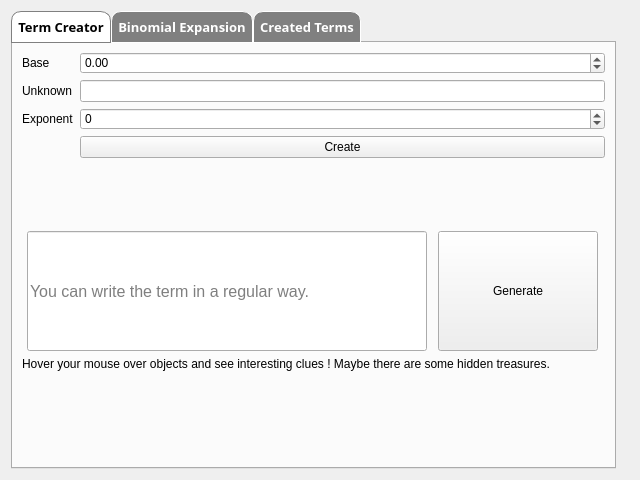
<?xml version="1.0" encoding="UTF-8"?>
<ui version="4.0">
 <class>Window</class>
 <widget class="QWidget" name="Window">
  <property name="geometry">
   <rect>
    <x>0</x>
    <y>0</y>
    <width>640</width>
    <height>480</height>
   </rect>
  </property>
  <property name="sizePolicy">
   <sizepolicy hsizetype="Fixed" vsizetype="Fixed">
    <horstretch>0</horstretch>
    <verstretch>0</verstretch>
   </sizepolicy>
  </property>
  <property name="minimumSize">
   <size>
    <width>620</width>
    <height>460</height>
   </size>
  </property>
  <property name="maximumSize">
   <size>
    <width>660</width>
    <height>500</height>
   </size>
  </property>
  <property name="windowTitle">
   <string>Binomial Expansion</string>
  </property>
  <property name="windowFilePath">
   <string/>
  </property>
  <layout class="QHBoxLayout" name="horizontalLayout">
   <item>
    <widget class="QTabWidget" name="tab_widget">
     <property name="font">
      <font>
       <family>Monospac821 BT</family>
       <pointsize>10</pointsize>
       <weight>75</weight>
       <bold>true</bold>
      </font>
     </property>
     <property name="cursor">
      <cursorShape>ArrowCursor</cursorShape>
     </property>
     <property name="styleSheet">
      <string notr="true">QTabBar::tab {
            border: 1px solid white;
            background-color: gray;
            color: #fff;
            padding: 6px;
            border-top-left-radius: 10px;
            border-top-right-radius: 10px;
			cursor: pointing-hand;
}

QTabBar::tab:selected {
	background: white;
	color: black;
	border: 1px solid gray;
}</string>
     </property>
     <property name="currentIndex">
      <number>0</number>
     </property>
     <property name="movable">
      <bool>true</bool>
     </property>
     <widget class="QWidget" name="tab_term_creator">
      <property name="cursor">
       <cursorShape>ArrowCursor</cursorShape>
      </property>
      <attribute name="title">
       <string>Term Creator</string>
      </attribute>
      <layout class="QVBoxLayout" name="verticalLayout_2" stretch="40,40,0,20">
       <item>
        <layout class="QFormLayout" name="form_box1">
         <item row="1" column="1">
          <widget class="QDoubleSpinBox" name="spin_box_base">
           <property name="toolTip">
            <string>Base</string>
           </property>
           <property name="minimum">
            <double>-100000000000000000000.000000000000000</double>
           </property>
           <property name="maximum">
            <double>10000000000000000.000000000000000</double>
           </property>
          </widget>
         </item>
         <item row="2" column="0">
          <widget class="QLabel" name="lbl_x2">
           <property name="text">
            <string>Unknown</string>
           </property>
          </widget>
         </item>
         <item row="2" column="1">
          <widget class="QLineEdit" name="line_edit_unknown">
           <property name="toolTip">
            <string>Unknown</string>
           </property>
          </widget>
         </item>
         <item row="4" column="0">
          <widget class="QLabel" name="lbl_x3">
           <property name="text">
            <string>Exponent</string>
           </property>
          </widget>
         </item>
         <item row="6" column="1">
          <widget class="QPushButton" name="btn_create">
           <property name="toolTip">
            <string>Create</string>
           </property>
           <property name="text">
            <string>Create</string>
           </property>
          </widget>
         </item>
         <item row="1" column="0">
          <widget class="QLabel" name="lbl_x1">
           <property name="text">
            <string>Base</string>
           </property>
          </widget>
         </item>
         <item row="4" column="1">
          <widget class="QSpinBox" name="spin_box_exponent">
           <property name="toolTip">
            <string>Exponent</string>
           </property>
           <property name="minimum">
            <number>-999999999</number>
           </property>
           <property name="maximum">
            <number>999999999</number>
           </property>
          </widget>
         </item>
        </layout>
       </item>
       <item>
        <layout class="QHBoxLayout" name="hbox2" stretch="0,0">
         <item>
          <widget class="QLineEdit" name="line_edit_term">
           <property name="sizePolicy">
            <sizepolicy hsizetype="Maximum" vsizetype="Maximum">
             <horstretch>0</horstretch>
             <verstretch>0</verstretch>
            </sizepolicy>
           </property>
           <property name="minimumSize">
            <size>
             <width>400</width>
             <height>120</height>
            </size>
           </property>
           <property name="sizeIncrement">
            <size>
             <width>60</width>
             <height>0</height>
            </size>
           </property>
           <property name="baseSize">
            <size>
             <width>0</width>
             <height>0</height>
            </size>
           </property>
           <property name="font">
            <font>
             <pointsize>12</pointsize>
            </font>
           </property>
           <property name="toolTip">
            <string>&lt;html&gt;&lt;head/&gt;&lt;body&gt;&lt;p&gt;&lt;span style=&quot; font-family:'Courier New'; font-weight:600; font-style:italic; color:#645e75;&quot;&gt;Legends say it's still in development&lt;/span&gt;&lt;/p&gt;&lt;p&gt;&lt;span style=&quot; font-weight:600; font-style:italic; text-decoration: underline; color:#2a00fe;&quot;&gt;You can create AlphaTerm like this:&lt;/span&gt;&lt;/p&gt;&lt;p&gt;* 2x &lt;span style=&quot; font-weight:600; color:#31ff31;&quot;&gt;-&amp;gt;&lt;/span&gt;&lt;span style=&quot; font-weight:600;&quot;&gt;2.0x&lt;/span&gt;&lt;span style=&quot; font-weight:600; vertical-align:super;&quot;&gt;1&lt;/span&gt;&lt;/p&gt;&lt;p&gt;* 3(y^2)&lt;span style=&quot; font-weight:600; color:#31ff31;&quot;&gt;-&amp;gt;&lt;/span&gt;&lt;span style=&quot; font-weight:600;&quot;&gt;3.0y&lt;/span&gt;&lt;span style=&quot; font-weight:600; vertical-align:super;&quot;&gt;2&lt;/span&gt;&lt;/p&gt;&lt;p&gt;* 5z^2 &lt;span style=&quot; font-weight:600; color:#31ff31;&quot;&gt;-&amp;gt;&lt;/span&gt;&lt;span style=&quot; font-weight:600;&quot;&gt;5.0z&lt;/span&gt;&lt;span style=&quot; font-weight:600; vertical-align:super;&quot;&gt;2&lt;/span&gt;&lt;/p&gt;&lt;p&gt;* (4f)^4 &lt;span style=&quot; font-weight:600; color:#31ff31;&quot;&gt;-&amp;gt; &lt;/span&gt;&lt;span style=&quot; font-weight:600; color:#000000;&quot;&gt;256&lt;/span&gt;&lt;span style=&quot; font-weight:600;&quot;&gt;.0f&lt;/span&gt;&lt;span style=&quot; font-weight:600; vertical-align:super;&quot;&gt;4&lt;/span&gt;&lt;/p&gt;&lt;p&gt;&lt;span style=&quot; font-weight:600; font-style:italic; text-decoration: underline; color:#2a00fe;&quot;&gt;Also you can create MultipleAlphaTerm:&lt;/span&gt;&lt;/p&gt;&lt;p&gt;* 2x3(y^2)(4f)^4 &lt;span style=&quot; font-weight:600; color:#31ff31;&quot;&gt;-&amp;gt; &lt;/span&gt;&lt;span style=&quot; font-weight:600; color:#000000;&quot;&gt;1536&lt;/span&gt;&lt;span style=&quot; font-weight:600;&quot;&gt;.0x&lt;/span&gt;&lt;span style=&quot; font-weight:600; vertical-align:super;&quot;&gt;1&lt;/span&gt;&lt;span style=&quot; font-weight:600;&quot;&gt;y&lt;/span&gt;&lt;span style=&quot; font-weight:600; vertical-align:super;&quot;&gt;2&lt;/span&gt;&lt;span style=&quot; font-weight:600;&quot;&gt;f&lt;/span&gt;&lt;span style=&quot; font-weight:600; vertical-align:super;&quot;&gt;4&lt;/span&gt;&lt;/p&gt;&lt;p&gt;&lt;br/&gt;&lt;/p&gt;&lt;/body&gt;&lt;/html&gt;</string>
           </property>
           <property name="alignment">
            <set>Qt::AlignLeading|Qt::AlignLeft|Qt::AlignVCenter</set>
           </property>
           <property name="placeholderText">
            <string>You can write the term in a regular way.</string>
           </property>
          </widget>
         </item>
         <item>
          <widget class="QPushButton" name="btn_generate">
           <property name="sizePolicy">
            <sizepolicy hsizetype="Maximum" vsizetype="Maximum">
             <horstretch>0</horstretch>
             <verstretch>0</verstretch>
            </sizepolicy>
           </property>
           <property name="minimumSize">
            <size>
             <width>160</width>
             <height>120</height>
            </size>
           </property>
           <property name="toolTip">
            <string>Generate</string>
           </property>
           <property name="text">
            <string>Generate</string>
           </property>
          </widget>
         </item>
        </layout>
       </item>
       <item>
        <widget class="QLabel" name="lbl_x7">
         <property name="toolTip">
          <string>&lt;html&gt;&lt;head/&gt;&lt;body&gt;&lt;p&gt;&lt;span style=&quot; font-weight:600;&quot;&gt;Whattttt&lt;/span&gt;&lt;span style=&quot; font-size:12pt; color:#2a00fe;&quot;&gt;😂😂😂😂&lt;/span&gt;&lt;/p&gt;&lt;/body&gt;&lt;/html&gt;</string>
         </property>
         <property name="text">
          <string>Hover your mouse over objects and see interesting clues ! Maybe there are some hidden treasures.</string>
         </property>
        </widget>
       </item>
       <item>
        <spacer name="verticalSpacer">
         <property name="orientation">
          <enum>Qt::Vertical</enum>
         </property>
         <property name="sizeHint" stdset="0">
          <size>
           <width>20</width>
           <height>40</height>
          </size>
         </property>
        </spacer>
       </item>
      </layout>
     </widget>
     <widget class="QWidget" name="tab_binomial_expansion">
      <attribute name="title">
       <string>Binomial Expansion</string>
      </attribute>
      <layout class="QHBoxLayout" name="horizontalLayout_3" stretch="4,6">
       <item>
        <layout class="QGridLayout" name="grid_box1">
         <item row="0" column="0">
          <widget class="QLabel" name="lbl_x4">
           <property name="text">
            <string>Term 1:</string>
           </property>
          </widget>
         </item>
         <item row="0" column="1">
          <widget class="QComboBox" name="term1_combo_box">
           <property name="editable">
            <bool>true</bool>
           </property>
          </widget>
         </item>
         <item row="1" column="0">
          <widget class="QLabel" name="lbl_x5">
           <property name="text">
            <string>Term 2:</string>
           </property>
          </widget>
         </item>
         <item row="1" column="1">
          <widget class="QComboBox" name="term2_combo_box">
           <property name="editable">
            <bool>true</bool>
           </property>
          </widget>
         </item>
         <item row="2" column="0">
          <widget class="QLabel" name="lbl_x6">
           <property name="text">
            <string>Exponent</string>
           </property>
          </widget>
         </item>
         <item row="2" column="1">
          <widget class="QSpinBox" name="spin_box_exponent_binom">
           <property name="minimum">
            <number>-999999999</number>
           </property>
           <property name="maximum">
            <number>999999999</number>
           </property>
          </widget>
         </item>
         <item row="3" column="0" colspan="2">
          <widget class="QPushButton" name="btn_calculate">
           <property name="text">
            <string>Calculate</string>
           </property>
          </widget>
         </item>
        </layout>
       </item>
       <item>
        <widget class="QTextEdit" name="result_text">
         <property name="enabled">
          <bool>true</bool>
         </property>
         <property name="textInteractionFlags">
          <set>Qt::TextSelectableByKeyboard|Qt::TextSelectableByMouse</set>
         </property>
         <property name="placeholderText">
          <string>Result...</string>
         </property>
        </widget>
       </item>
      </layout>
     </widget>
     <widget class="QWidget" name="tab_created_terms">
      <attribute name="title">
       <string>Created Terms</string>
      </attribute>
      <layout class="QHBoxLayout" name="horizontalLayout_2">
       <item>
        <widget class="QTableWidget" name="terms_table">
         <property name="styleSheet">
          <string notr="true">QTableView {
	font: 63 10pt &quot;Segoe UI Semibold&quot;;
    selection-background-color: aqua;
}</string>
         </property>
         <property name="autoScroll">
          <bool>false</bool>
         </property>
         <property name="autoScrollMargin">
          <number>16</number>
         </property>
         <property name="editTriggers">
          <set>QAbstractItemView::NoEditTriggers</set>
         </property>
         <property name="horizontalScrollMode">
          <enum>QAbstractItemView::ScrollPerItem</enum>
         </property>
         <property name="gridStyle">
          <enum>Qt::DashDotDotLine</enum>
         </property>
         <column>
          <property name="text">
           <string>TERMS</string>
          </property>
         </column>
         <column>
          <property name="text">
           <string>BASE</string>
          </property>
         </column>
         <column>
          <property name="text">
           <string>UNKNOWN</string>
          </property>
         </column>
         <column>
          <property name="text">
           <string>EXPONENT</string>
          </property>
         </column>
        </widget>
       </item>
      </layout>
     </widget>
    </widget>
   </item>
   <item>
    <widget class="QLabel" name="label">
     <property name="toolTip">
      <string>&lt;html&gt;&lt;head/&gt;&lt;body&gt;&lt;p&gt;&lt;span style=&quot; font-size:12pt; color:#ffbd52;&quot;&gt;You got me! It is not easy to find this hidden text.&lt;/span&gt;&lt;/p&gt;&lt;p&gt;&lt;span style=&quot; font-size:12pt; color:#0cff00;&quot;&gt;Take screenshot and contact me:&lt;/span&gt;&lt;/p&gt;&lt;p&gt;&lt;span style=&quot; font-size:12pt; color:#ff0004;&quot;&gt;Gmail:&lt;/span&gt;&lt;/p&gt;&lt;p&gt;&lt;span style=&quot; font-size:12pt; color:#2a00fe;&quot;&gt;hamidsimsek4457@gmail.com&lt;/span&gt;&lt;/p&gt;&lt;/body&gt;&lt;/html&gt;</string>
     </property>
     <property name="text">
      <string/>
     </property>
    </widget>
   </item>
  </layout>
 </widget>
 <resources/>
 <connections/>
</ui>
